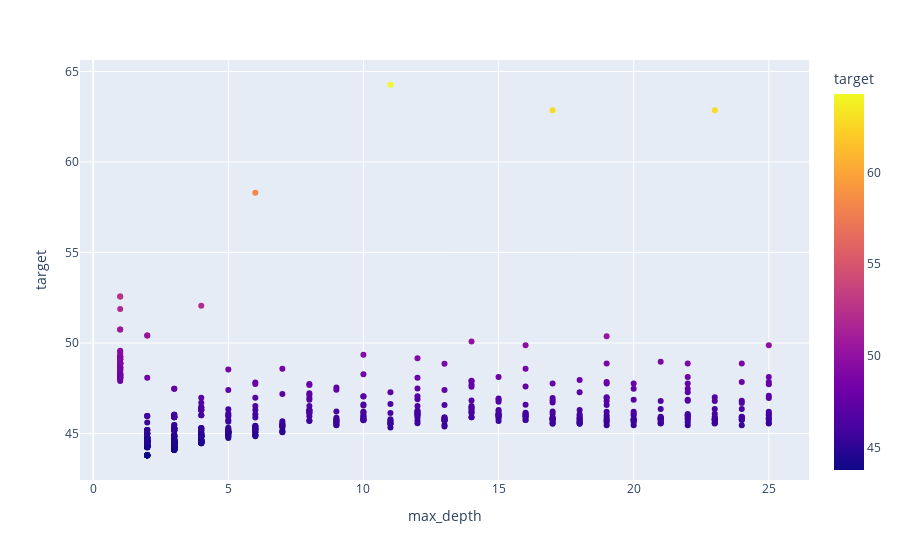

Write notebook code for a chart like this one.
### Code cell
px.scatter(df, x="max_depth", y="target", color="target")

### Figure 1 — Plotly figure (JSON) as saved in the notebook; plotly's stock layout.template omitted (floating-point values rounded to 4 significant figures; data arrays with more than 128 entries replaced by an {"elided": "..."} marker saying what was removed)
{"data": [{"hovertemplate": "max_depth=%{x}<br>target=%{marker.color}<extra></extra>", "legendgroup": "", "marker": {"color": {"elided": "707 float values"}, "coloraxis": "coloraxis", "symbol": "circle"}, "mode": "markers", "name": "", "orientation": "v", "showlegend": false, "type": "scatter", "x": {"elided": "707 int values"}, "xaxis": "x", "y": {"elided": "707 float values"}, "yaxis": "y"}], "layout": {"coloraxis": {"colorbar": {"title": {"text": "target"}}, "colorscale": [[0, "#0d0887"], [0.1111, "#46039f"], [0.2222, "#7201a8"], [0.3333, "#9c179e"], [0.4444, "#bd3786"], [0.5556, "#d8576b"], [0.6667, "#ed7953"], [0.7778, "#fb9f3a"], [0.8889, "#fdca26"], [1, "#f0f921"]]}, "legend": {"tracegroupgap": 0}, "margin": {"t": 60}, "xaxis": {"anchor": "y", "domain": [0, 1], "title": {"text": "max_depth"}}, "yaxis": {"anchor": "x", "domain": [0, 1], "title": {"text": "target"}}}}
